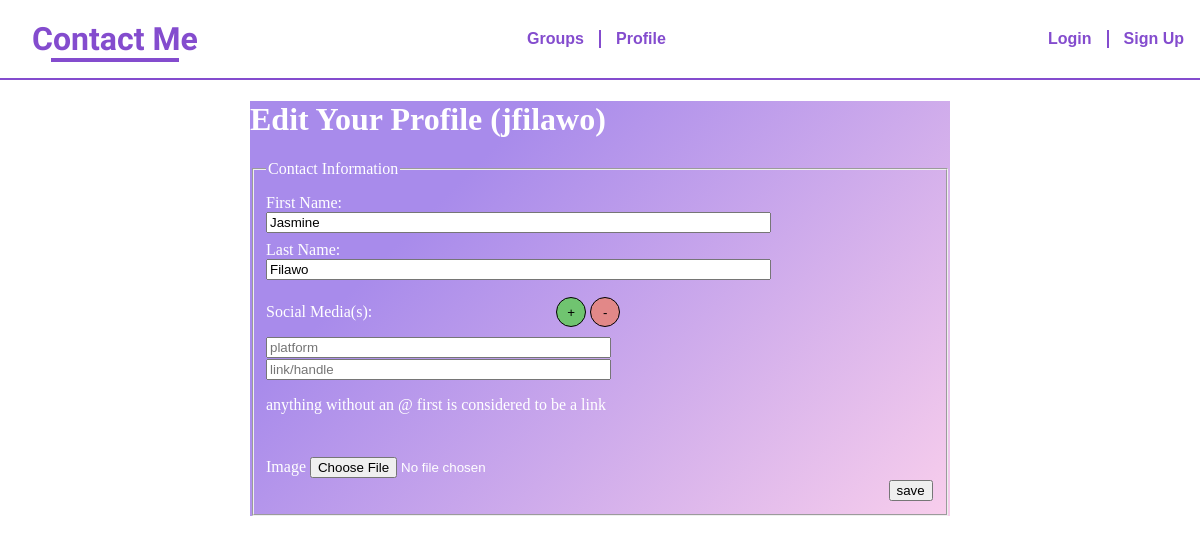
/profile.php?user=13 (signed in), run on the app's committed database.
### tables this page shows
CREATE TABLE `users` (
  `userid` int(11) NOT NULL,
  `username` varchar(255) NOT NULL,
  `pass` varchar(255) NOT NULL,
  `fname` varchar(100) NOT NULL,
  `lname` varchar(255) NOT NULL,
  `email` varchar(320) NOT NULL,
  `links` longtext DEFAULT NULL,
  `is_admin` tinyint(1) DEFAULT 0,
  `photo_location` longtext NOT NULL DEFAULT 'uploads/360_F_64676383_LdbmhiNM6Ypzb3FM4PPuFP9rHe7ri8Ju.jpg',
  `sec_question` int(11) NOT NULL,
  `sec_answer` varchar(255) NOT NULL
);

### profile.php (the view, shortened to what this page needs)
<?php
  if (isset($_SESSION['username'])) {
    $dbusername= "root";
    $dbpassword = "group2websys";
    $conn = new PDO('mysql:host=localhost;dbname=contactme',$dbusername, $dbpassword, array(PDO::MYSQL_ATTR_FOUND_ROWS => true));
    $userid = $_GET['user'];
    $stmt = "SELECT * FROM users WHERE userid = :u";
    $user = $conn->prepare($stmt);
    $loggedID = $_SESSION['id'];
    $user->execute(array(':u' => $userid));
    if ($user->rowCount() === 0 || $loggedID != $userid) {
    } else {
      $user = $user->fetch();
      $fname = $user['fname'];
      $lname = $user['lname'];
      $username = $user['username'];
      $links = $user['links'];
      $links = json_decode($links, true);
?>
<!DOCTYPE html>
<html lang="en">
<head>
  <link rel="stylesheet" href="./src/styles/style.css">
  <link rel="stylesheet" href="./src/styles/profile.css">
</head>
<body>
<div id="bodyBlock">
      <h1>Edit Your Profile (<?php echo ($username); ?>)</h1>
      <form id="addForm" name="addForm" action="update-user.php" method="post" enctype="multipart/form-data">
        <fieldset>
          <legend>Contact Information</legend>
          <div class="formData">
            <label for="firstName">First Name:</label>
            <div class="value"><input type="text" size="60" value="<?php echo ($fname); ?>" name="firstName" id="firstName"/></div>
            <label for="lastName">Last Name:</label>
            <div class="value"><input type="text" size="60" value="<?php echo ($lname); ?>" name="lastName" id="lastName"/></div>
            <label>Social Media(s):</label>
            <button id="new-media" type="button">+</button>
            <button id="del-media" type="button">-</button>
            <div id="medias" class="value">
              <?php
                if (!(empty($links))) {
                  foreach ($links as $platform => $handle) {
                    echo ("<input type='text' size='40' value='$platform' name='platform[]' placeholder='platform'/>
                  <input type='text' size='40' value='$handle' name='handle[]' placeholder='link/handle'/> ");
                  }
                } else {
                  echo ('<input type="text" size="40" value="" name="platform[]" placeholder="platform"/>
                  <input type="text" size="40" value="" name="handle[]" placeholder="link/handle"/> ');
                }
              ?>
            </div>
            <p>anything without an @ first is considered to be a link</p>
            <label for="img">Image</label>
            <input type="file" id="img" name="img" accept="image/*">
            <input type="submit" value="save" id="save" name="save"/></div>
        </fieldset>
      </form>
    </div>
</body>
</html>
<?php
    }
  } else {
    header("Location: login.php?error=You must be logged in to edit your profile!");
    exit();
  }
?>

### src/styles/style.css (style rules this page uses)
:root { --clr-dark: #000000; --clr-light: #ffffff; --clr-accent: #844cce; --clr--accent-compliment: #96CE4C; --fw-normal: 400; --fw-bold: 700; --f-logo: 'Kalam', cursive; }
body, html { margin: 0; padding: 0; min-height: 100%; width: 100%; font-family: 'Cabin', sans-serif; background-color: var(--clr-light); color: var(--clr-dark) }
*, *::before, *::after { box-sizing: border-box; }

### src/styles/profile.css (style rules this page uses)
body, html { font-family: Arial, Helvetica, sans-serif; background-image: url("../img/cloud.jpg"); background-repeat: no-repeat; background-size: 100%; background-attachment: fixed; width: 100%; height: 700px; }
#bodyBlock { width: 700px; margin: auto; background-image: linear-gradient(315deg, #f8ceec 0%, #a88beb 74%); font-family: 'Ephesis', cursive; }
#bodyBlock h1 { color: white; }
fieldset { padding-top: 1em; color: white; position: relative; }
.value { margin: 0 0 0.5em 0; }
#save { position: absolute; right: 1em; bottom: 1em; }
#medias { display: flex; flex-direction: row; width: 100%; flex-wrap: wrap; justify-content: space-between; gap: .1em; }
#medias > * { flex-basis: 48% }
#new-media { display: inline; margin-left: 13.5em; margin-bottom: .7em; margin-top: .7em; background-color: rgb(112, 196, 112); }
#del-media { background-color: rgb(226, 136, 136); }
#new-media, #del-media { width: 30px; height: 30px; border-radius: 50%; border: solid 1px black; cursor: pointer; color: black; }
#img { margin: 2em 0; }

### data on the page
users: username "jfilawo", firstName "Jasmine", lastName "Filawo"
